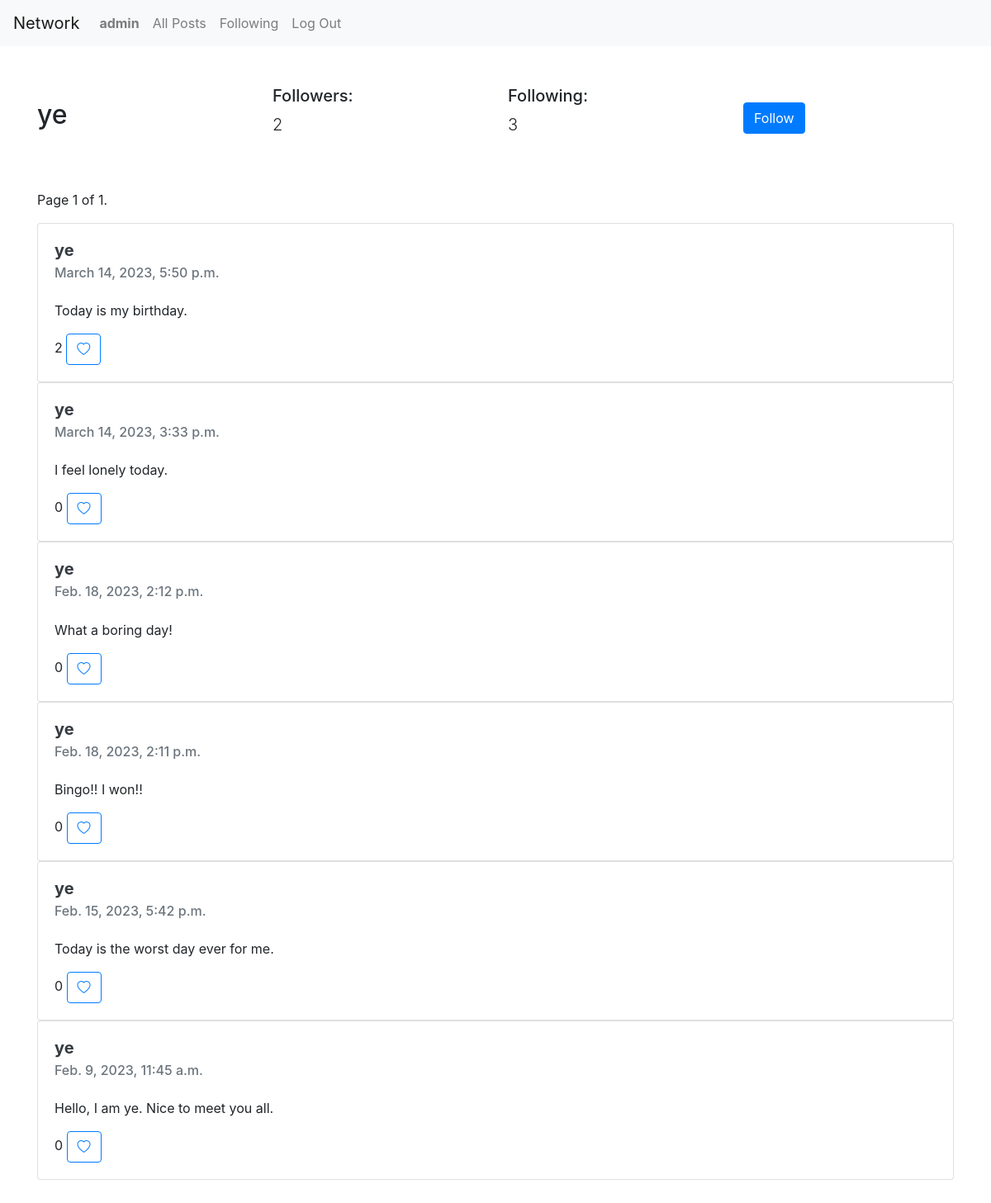
Page /profile-view/ye (signed in) on the committed database.
### network/models.py (models this page shows, shortened)
class User(AbstractUser):
    pass

class Profile(models.Model):
    user = models.ForeignKey(User,on_delete=models.CASCADE)
    id_user = models.IntegerField()
    followers = models.IntegerField(default=0)
    following = models.IntegerField(default=0)

class Post(models.Model):
    user = models.CharField(max_length=100)
    content = models.TextField()
    created_at = models.DateTimeField(default=datetime.now)
    likes = models.IntegerField(default=0)
    class Meta:
        ordering = ['-created_at']

### network/views.py (the view)
# urls.py: path('profile-view/<str:user>',views.profile_view,name='profile_view'),
@login_required(login_url='login')
def profile_view(request,user):
    user_profile = User.objects.get(username=user)
    profile = Profile.objects.get(user=user_profile)
    posts = Post.objects.filter(user=user)
    paginator = Paginator(posts,10) # Show 10 posts per page
    page_number = request.GET.get('page')
    page_obj = paginator.get_page(page_number)
    already_followed = Follow.objects.filter(user_follow=request.user.username,user_profile=user_profile.username).first()
    liked_posts_all = []
    for post in posts:
        liked_posts = LikePost.objects.filter(user=request.user.username,post_id=post.id)
        liked_posts_all.extend(liked_posts)
    return render(request,'network/profile.html',{
        'profile':profile,
        'page_obj':page_obj,
        'user_profile': user_profile.username,
        'user_request': request.user.username,
        'already_followed': already_followed,
        'liked_posts': liked_posts_all
    })

### network/templates/network/profile.html (shortened to what this page needs)
{% extends 'network/layout.html' %}
{% load static %}
{% block body %}
<div class="container">
    <div class="row justify-content-center align-items-center my-5">
        <div class="col-3 ">
            <h2>{{profile.user.username}}</h2>
        </div>
        <div class="col-3">
            <h5> Followers:</h5> <p id="follower_count" class="lead">{{ profile.followers }}</p>
        </div>
        <div class="col-3">
            <h5> Following:</h5>  <p class="lead">{{ profile.following }}</p>
        </div>
        <div class="col-3">
            {% if user_request != user_profile %}
                <button id="follow_btn" class="btn btn-primary"> {% if already_followed %} Unfollow {% else %} Follow {% endif %}</button>
            {% endif %}
        </div>
    </div>
    <div class="row justify-content-center align-items-center my-5">
        <div class="col-12">
            <nav aria-label="post pages">
                <span class="current">
                    Page {{ page_obj.number }} of {{ page_obj.paginator.num_pages }}.
                </span>
            </nav>
        {% if page_obj %}
            {% for post in page_obj %}
            <div class="card" style="width: 100%;">
                <div class="card-body">
                    <h5 class="card-title"><a class="text-dark" href="{% url 'profile_view' post.user %}"><strong>{{post.user}}</strong></a></h5>
                    <h6 class="card-subtitle mb-4 text-muted">{{ post.created_at }}</h6>
                    <p class="card-text">{{ post.content }}</p>
                    <span id="like_count{{post.id}}">{{ post.likes }}</span>
                    <button type="button" id="like{{post.id}}" class="like btn btn-outline-primary" value="like">
                        {% if liked_posts %}
                        {% for liked_post in liked_posts %}
                                {% if post.id == liked_post.post_id %}
                                    <i id="heart{{post.id}}" class="bi bi-heart-fill"></i>
                                {% else %}
                                    <i id="heart{{post.id}}" class="bi bi-heart"></i>
                                {% endif %}
                        {% endfor %}
                        {% else %}
                            <i id="heart{{post.id}}" class="bi bi-heart"></i>
                        {% endif %}
                    </button>
                </div>
            </div>
        {% endfor %}
        {% else %}
            <h4 class="text-center text-muted display-4 mt-5">No posts yet</h4>
        {% endif %}
        </div>
    </div>
</div>
{% endblock%}

### network/templates/network/layout.html (shortened to what this page needs)
{% load static %}
<!DOCTYPE html>
<html lang="en">
  <head>
    <link
      rel="stylesheet"
      href="https://stackpath.bootstrapcdn.com/bootstrap/4.4.1/css/bootstrap.min.css"
    />
    <link href="{% static 'network/styles.css' %}" rel="stylesheet" />
    <link
      rel="stylesheet"
      href="https://cdn.jsdelivr.net/npm/bootstrap-icons@1.10.3/font/bootstrap-icons.css"
    />
  </head>
  <body>
    <nav class="navbar navbar-expand-lg navbar-light bg-light">
      <a class="navbar-brand" href="{% url 'index' %}">Network</a>
      <div>
        <ul class="navbar-nav mr-auto">
                {% if user.is_authenticated %}
                    <li class="nav-item">
                        <a class="nav-link" href="{% url 'profile_view' user.username %}"><strong>{{ user.username }}</strong></a>
                    </li>
                {% endif %}
                <li class="nav-item">
                  <a class="nav-link" href="{% url 'index' %}">All Posts</a>
                </li>
                {% if user.is_authenticated %}
                    <li class="nav-item">
                        <a class="nav-link" href="{% url 'following' %}">Following</a>
                    </li>
                    <li class="nav-item">
                        <a class="nav-link" href="{% url 'logout' %}">Log Out</a>
                    </li>
                {% endif %}
              </ul>
      </div>
    </nav>
    <div class="body">{% block body %} {% endblock %}</div>
  </body>
</html>

### rows in the picture
User: username "admin"
Profile: user.username "ye", followers "2", following "3"
Post: user "ye", created_at "March 14, 2023, 5:50 p.m.", content "Today is my birthday.", likes "2"
Post: user "ye", created_at "March 14, 2023, 3:33 p.m.", content "I feel lonely today.", likes "0"
Post: user "ye", created_at "Feb. 18, 2023, 2:12 p.m.", content "What a boring day!", likes "0"
Post: user "ye", created_at "Feb. 18, 2023, 2:11 p.m.", content "Bingo!! I won!!", likes "0"
Post: user "ye", created_at "Feb. 15, 2023, 5:42 p.m.", content "Today is the worst day ever for me.", likes "0"
Post: user "ye", created_at "Feb. 9, 2023, 11:45 a.m.", content "Hello, I am ye. Nice to meet you all.", likes "0"

### other values in the picture
{{ page_obj.number }} "1"
{{ page_obj.paginator.num_pages }} "1"
